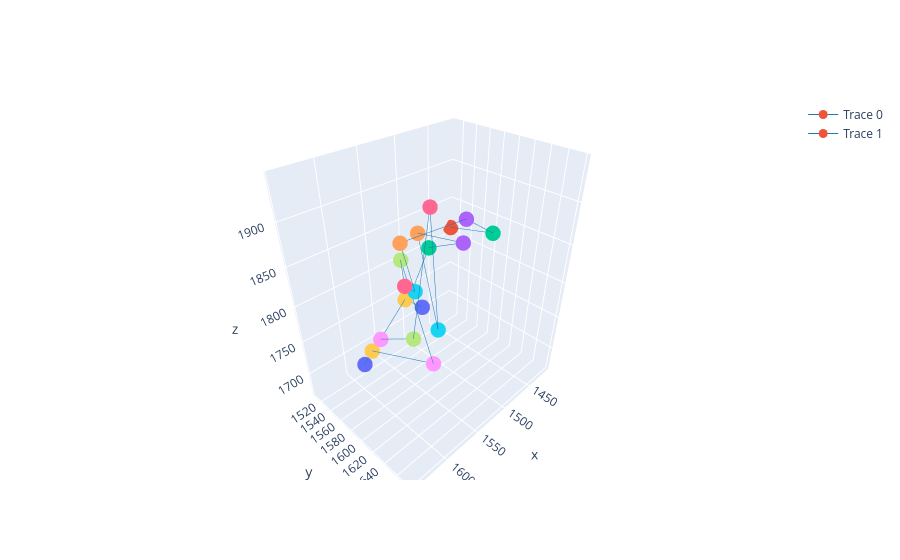

Notebook cell for this chart:
### Markdown cell above
We can visualize the aligned traces by their index in the pair matrix.

### Code cell
tr.plot_aligned_traces(traces,[56,156])

### Figure 1 — Plotly figure (JSON) as saved in the notebook; plotly's stock layout.template omitted (floating-point values rounded to 4 significant figures)
{"data": [{"line": {"color": "#1f77b4", "width": 1}, "marker": {"color": ["#EF553B", "#00CC96", "#AB63FA", "#FFA15A", "#19D3F3", "#FF6692", "#B6E880", "#FF97FF", "#FECB52", "#636EFA"], "size": 9}, "mode": "markers+lines", "name": "Trace 0", "opacity": 1, "type": "scatter3d", "x": [1512.0, 1516.0, 1540.0, 1546.0, 1557.0, 1586.0, 1606.0, 1602.0, 1546.0, 1496.0], "y": [1538.0, 1572.0, 1642.0, 1587.0, 1627.0, 1646.0, 1643.0, 1586.0, 1564.0, 1539.0], "z": [1768.0, 1845.0, 1889.0, 1880.0, 1786.0, 1941.0, 1814.0, 1775.0, 1787.0, 1736.0]}, {"line": {"color": "#1f77b4", "width": 1}, "marker": {"color": ["#EF553B", "#00CC96", "#AB63FA", "#FFA15A", "#19D3F3", "#FF6692", "#B6E880", "#FF97FF", "#FECB52", "#636EFA"], "size": 9}, "mode": "markers+lines", "name": "Trace 1", "opacity": 1, "type": "scatter3d", "x": [1414.0, 1444.0, 1507.0, 1594.0, 1592.0, 1644.0, 1585.0, 1570.0, 1578.0, 1578.0], "y": [1510.0, 1603.0, 1616.0, 1616.0, 1632.0, 1679.0, 1606.0, 1634.0, 1534.0, 1514.0], "z": [1810.0, 1848.0, 1893.0, 1900.0, 1855.0, 1910.0, 1875.0, 1751.0, 1709.0, 1672.0]}], "layout": {}}
